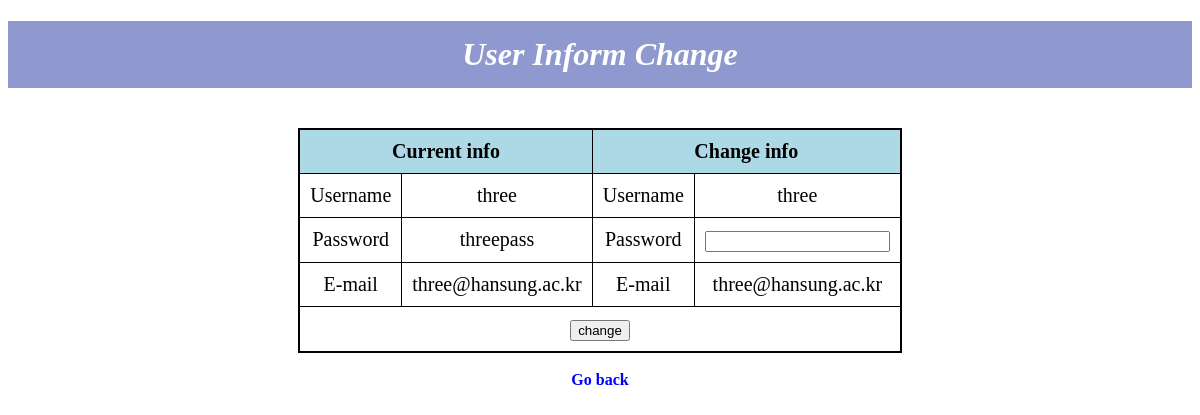
The app's page /admin_change.php?id=3 (signed in) with its own data.
### tables this page shows
CREATE TABLE `users` (
  `id` int(11) NOT NULL,
  `name` varchar(40) NOT NULL,
  `pass` varchar(40) NOT NULL,
  `email` varchar(50) DEFAULT NULL
);

### admin_change.php (the view, shortened to what this page needs)
<!DOCTYPE html>
<?php
$conn=mysqli_connect("localhost","root","","users_db") or die(mysqli_connect_error());
if(isset($_GET['id'])){
	$id=$_GET['id'];
	$query="SELECT *FROM users WHERE id='$id'";
	$userDB=mysqli_fetch_assoc(mysqli_query($conn,$query));
	$name=$userDB['name'];
	$pass=$userDB['pass'];
	$email=$userDB['email'];
}
?>
<html>
<head>
    <link href="site_style.css" type="text/css" rel="stylesheet">
</head>
<body>
	<h1 class="title">User Inform Change</h1><br>
    <form action="admin_change.php?id=<?=$id?>>" method="post">
	<table align="center">
        <tr> <th colspan="2">Current info</th>
             <th colspan="2">Change info </th></tr>
        <tr> <td>Username</td>
             <td><?=$name?></td>
             <td>Username</td>
             <td><?=$name?></td></tr>
        <tr> <td>Password</td>
             <td><?=$pass?></td>
             <td>Password</td>
             <td><input type="password" name="change_pass"></td></tr>
        <tr> <td>E-mail</td>
             <td><?=$email?></td>
             <td>E-mail</td>
             <td><?=$email?></td> </tr>
        <tr> <td colspan="4"><input type="submit" name="submit" value="change"></td> </tr>
    </table>
	</form><br>
<b> <a href="admin_users.php"> Go back </a> </b>
</body>
</html>

### site_style.css (style rules this page uses)
a { text-decoration: none; color: blue; }
body { text-align: center; }
table { border-collapse: collapse; width: 50%; border: 2px solid black; font-size: 20px }
tr,th,td { border: 1px solid black; padding: 10px; }
th { background: lightblue; }
h1.title { background: rgb(143,153,207); color: white; padding: 15px; font-style: italic; }

### records on screen
users: name "three", pass "threepass", email "three@hansung.ac.kr"
